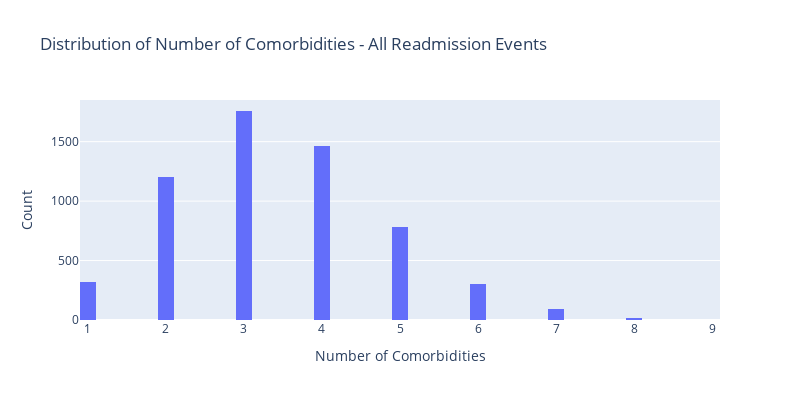

This figure's notebook cell:
### Markdown cell above
### Diseases Distribution

### Code cell
fig = px.histogram(all_events_df, x='NUM_COMORBIDITIES', title='Distribution of Number of Comorbidities - All Readmission Events', width=800, height=400, nbins=50)
fig.update_layout(xaxis_title='Number of Comorbidities', yaxis_title='Count')
fig.show()

### Figure 1 — Plotly figure (JSON) as saved in the notebook; plotly's stock layout.template omitted (floating-point values rounded to 4 significant figures; data arrays with more than 128 entries replaced by an {"elided": "..."} marker saying what was removed)
{"data": [{"bingroup": "x", "hovertemplate": "NUM_COMORBIDITIES=%{x}<br>count=%{y}<extra></extra>", "legendgroup": "", "marker": {"color": "#636efa", "pattern": {"shape": ""}}, "name": "", "nbinsx": 50, "orientation": "v", "showlegend": false, "type": "histogram", "x": {"elided": "5951 int values"}, "xaxis": "x", "yaxis": "y"}], "layout": {"barmode": "relative", "height": 400, "legend": {"tracegroupgap": 0}, "title": {"text": "Distribution of Number of Comorbidities - All Readmission Events"}, "width": 800, "xaxis": {"anchor": "y", "domain": [0, 1], "title": {"text": "Number of Comorbidities"}}, "yaxis": {"anchor": "x", "domain": [0, 1], "title": {"text": "Count"}}}}
